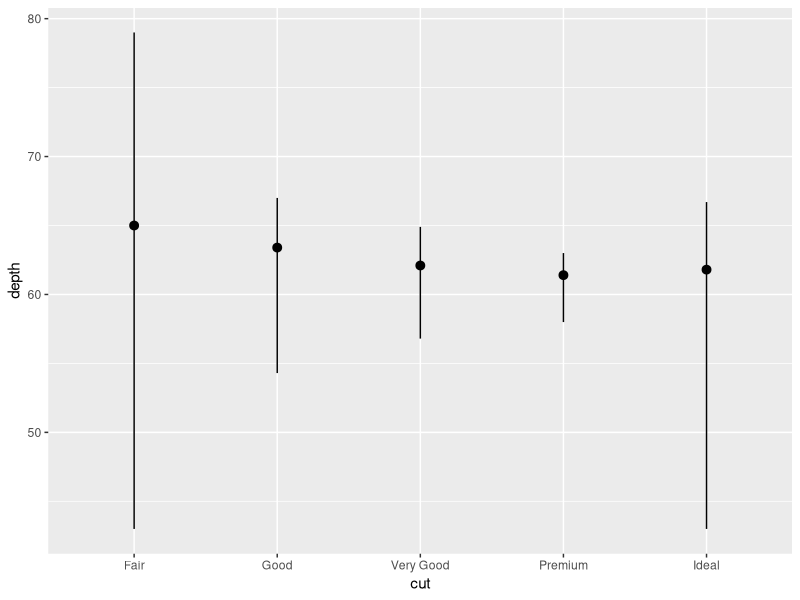

Generate this figure with R:
## setwd('C:/Users/Sky/Documents/R/win-library/3.4')

####### Basic R Review Chapter 3

library(tidyverse)

p1 <- ggplot(data = mpg) + 
  ## Mapping argument: Defines how variables in your ds are mapped to visual properties
  geom_point(mapping = aes(x = displ, y = hwy))

## This looks the same w/o the mapping argument
p2 <- ggplot(data = mpg, aes(x = displ, y = hwy)) +
  geom_point()

####### Aesthetic mappings

p3 <- ggplot(data = mpg) +
  geom_point(mapping = aes(x = displ, y = hwy, color = class))

p4 <- ggplot(data = mpg) + 
  geom_point(mapping = aes(x = displ, y = hwy, size = class))

p5 <- ggplot(data = mpg) + 
  geom_point(mapping = aes(x = displ, y = hwy, alpha = class))

p6 <- ggplot(data = mpg) + 
  geom_point(mapping = aes(x = displ, y = hwy, shape = class))

## Facets

p7 <- ggplot(data = mpg) + 
  geom_point(mapping = aes(x = displ, y = hwy)) + 
  facet_wrap(~ class, nrow = 2)

p8 <- ggplot(data = mpg) + 
  geom_point(mapping = aes(x = displ, y = hwy)) + 
  facet_grid(drv ~ cyl)

p9 <- ggplot(data = mpg) + 
  geom_point(mapping = aes(x = displ, y = hwy)) + 
  facet_grid(. ~ cyl)

## Creating smooth lines (LOESS)

p10 <- ggplot(data = mpg) + 
  geom_smooth(mapping = aes(x = displ, y = hwy))

## Split LOESS line by drv values (3 total)
p11 <- ggplot(data = mpg) + 
  geom_smooth(mapping = aes(x = displ, y = hwy, linetype = drv))

p12 <- ggplot(data = mpg) +
  geom_smooth(mapping = aes(x = displ,y = hwy, linetype = drv, color = drv)
              , show.legend = FALSE)

p13 <- ggplot(data = mpg) +
  geom_point(mapping = aes(x = displ, y = hwy)) + 
  geom_smooth(mapping = aes(x = displ, y = hwy)) +
  theme_bw()

## p13 = p14
p14 <- ggplot(data = mpg, mapping = aes(x = displ, y = hwy)) + 
  geom_point() + 
  geom_smooth() +
  theme_bw()

p15 <- ggplot(data = mpg, mapping = aes(x = displ, y = hwy)) + 
  geom_point(aes(color = drv)) + 
  geom_smooth(aes(linetype = drv)) +
  theme_bw()

p16 <- ggplot(data = mpg, mapping = aes(x = displ, y = hwy)) + 
  geom_point(aes(color = drv)) + 
  geom_smooth() +
  theme_bw()

####### Statistical transformations

p17 <- ggplot(data = diamonds) + 
  stat_count(mapping = aes(x = cut))

## Change stat count to proportion values 

p18 <- ggplot(data = diamonds) + 
  geom_bar(mapping = aes(x = cut, y = ..prop.., group = 10))

demo <- tribble(
  ~cut,         ~freq,
  "Fair",       1610,
  "Good",       4906,
  "Very Good",  12082,
  "Premium",    13791,
  "Ideal",      21551
)

## You can generally use geoms and stats interchangeably

p19 <- ggplot(data = demo) +
  geom_bar(mapping = aes(x = cut, y = freq), stat = "identity")

## Review ggplot2 cheatsheet for more stat f(x)

p20 <- ggplot(data = diamonds) + 
  stat_summary(
    mapping = aes(x = cut, y = depth),
    fun.ymin = min,
    fun.ymax = max,
    fun.y = median
  )
p20
####### Position adjustments

p21 <- ggplot(data = diamonds) + 
  geom_bar(mapping = aes(x = cut, colour = cut))

p22 <- ggplot(data = diamonds) + 
  geom_bar(mapping = aes(x = cut, fill = cut))

## Pos Adjustments: identity, dodge, fill

p23 <- ggplot(data = diamonds, mapping = aes(x = cut, fill = clarity)) + 
  geom_bar(alpha = 1/5, position = "identity")

p24 <- ggplot(data = diamonds, mapping = aes(x = cut, colour = clarity)) + 
  geom_bar(fill = NA, position = "identity")

p25 <- ggplot(data = diamonds, mapping = aes(x = cut, fill = clarity)) + 
  geom_bar(alpha = 1/5, position = "stack")

p26 <- ggplot(data = diamonds, aes(x = cut, colour = clarity)) + 
  geom_bar(fill = NA, position = "stack")

p27 <- ggplot(data = diamonds) + 
  geom_bar(aes(x = cut, fill = clarity), position = "dodge")

p28 <- ggplot(data = diamonds, aes(x = cut, fill = clarity)) + 
  geom_bar(position = "dodge")

## Adding randomness seems like a strange way to improve your plot
## position = "jitter" to scatterplot especially if it's clustered

p29 <- ggplot(data = mpg) + 
  geom_point(mapping = aes(x = displ, y = hwy), position = "jitter")

## No jitter
p30 <- ggplot(data = mpg) + 
  geom_point(mapping = aes(x = displ, y = hwy))

####### Coordinate Systems
## Cartesian coordinate system where x & y positions act independently
## coord_flip() switches x and y axes

p31 <- ggplot(data = mpg, mapping = aes(x = class, y = hwy)) +
  geom_boxplot()

p32 <- ggplot(data = mpg, mapping = aes(x = class, y = hwy)) +
  geom_boxplot() +
  coord_flip()

## coord_quickmap() sets aspect ratio correctly for maps

nz <- map_data("nz")

p33 <- ggplot(nz, aes(long, lat, group = group)) +
  geom_polygon(fill = "white", colour = "black")

p34 <- ggplot(nz, aes(long, lat, group = group)) +
  geom_polygon(fill = "white", colour = "black") +
  coord_quickmap()

## coord_polar() uses polar coordinates; connection between bar & Coxcomb

bar <- ggplot(data = diamonds) +
  geom_bar(
    mapping = aes(x = cut, fill = cut),
    show.legend = FALSE,
    width = 1
  ) +
  theme(aspect.ratio = 1) +
  labs(x = NULL, y = NULL)

p35 <- bar + coord_flip()
p36 <- bar + coord_polar()


## 3.10 Layered Grammar of Graphics
# ggplot(data = <DATA>) + 
#   <GEOM_FUNCTION>(
#     mapping = aes(<MAPPINGS>),
#     stat = <STAT>, 
#     position = <POSITION>
#   ) +
#   <COORDINATE_FUNCTION> +
#   <FACET_FUNCTION>




































